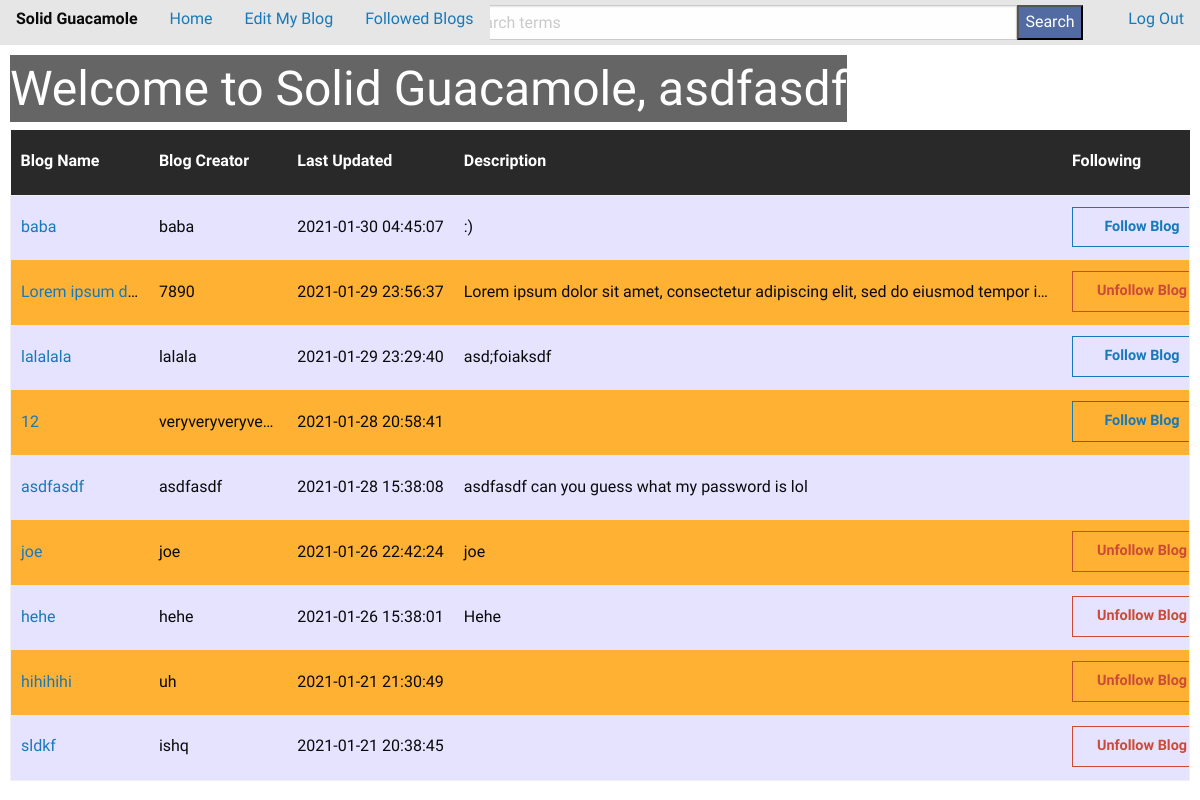
Screenshot of / (signed in) with the database file from the repository.
### tables this page shows
CREATE TABLE users (id INTEGER PRIMARY KEY, username TEXT,
              password TEXT, blogname TEXT, blogdescription TEXT, time DATETIME);

### app/blog.py (the view)
@bp.route("/")
@login_required
def homepage():
    following = []
    for blog in blog_methods["getBlogs"]():
        if follow_methods["checkFollower"](blog["id"], blog_methods["getInfo"](session["username"], "id")):
            following += [blog["blogname"]]
    if "error_msg" in session:
        msg = session["error_msg"]
        session.pop("error_msg")
        return render_template("blog/home.html", blogs=blog_methods["getBlogs"](), following=following,
                                username=session["username"], error_msg=msg)
    return render_template("blog/home.html", blogs=blog_methods["getBlogs"](), following=following,
                            username=session["username"])

### app/auth.py (called while the page is built)
def login_required(view):
    @functools.wraps(view)
    def wrapped_view(**kwargs):
        if g.user is None:
            return redirect(url_for('auth.login'))
        return view(**kwargs)
    return wrapped_view

@bp.before_app_request
def load_logged_in_user():
    username = session.get('username')
    if username is None:
        g.user = None
    else:
        g.user = get_db().execute(
            'SELECT * FROM users WHERE username = ?', (username,)
        ).fetchone()

### app/db_builder.py (called while the page is built)
def get_db():
    if 'db' not in g:
        g.db = sqlite3.connect(
            current_app.config['DATABASE'],
            detect_types=sqlite3.PARSE_DECLTYPES
        )
        g.db.text_factory = text_factory
        g.db.row_factory = sqlite3.Row
    return g.db

def checkUsername(username):
    db = get_db()
    found = False
    for row in db.execute("SELECT * FROM users;"):
        found = found or (username == row[1])
    db.commit()
    return found

def getInfo(username, col):
    if checkUsername(username):
        db = get_db()
        info = db.execute("SELECT " + col + " FROM users WHERE username=?;", [username]).fetchone()[0]
        db.commit()
        return info
    return None

def getBlogs():
    db = get_db()
    blogs = db.execute("SELECT * from users ORDER BY time DESC;").fetchall()
    db.commit()
    return [dict(i) for i in blogs]

def checkFollower(userID, followerID):
    db = get_db()
    found = db.execute("SELECT * FROM followers WHERE userID=? AND followerID=?;",
                      (str(userID), str(followerID))).fetchone()
    db.commit()
    return found is not None

### app/templates/blog/home.html (shortened to what this page needs)
{% extends 'base.html' %} {% block header %}
<h1>{% block title %}Welcome to Solid Guacamole, {{ username }}{% endblock %}</h1>
{% endblock %} {% block content %}
<body class="allpages">
    <div class="container">
         {% if not blogs %}
        <h3>No blogs created yet.</h3>
        {% else %}
        <table id="transparent">
            <thead id="table-header">
                <th>Blog Name</th>
                <th>Blog Creator</th>
                <th>Last Updated</th>
                <th>Description</th>
                <th>Following</th>
            </thead>
            {% for blog in blogs %}
            <tr>
                <td class="blogname"><a href="{{ url_for('blog.viewBlog', username=blog['username']) }}">{{ blog["blogname"] }}</a></td>
                <td class="blogusername">{{ blog["username"] }}</td>
                <td class="blog-time">{{ blog["time"] }}</td>
                <td class="desc">{{ blog["blogdescription"] }}</td>
                <td class="followcolumn">
                    {% if username != blog["username"] %} {% if blog["blogname"] not in following %}
                    <form action="{{ url_for('follow.follow', username=blog['username']) }}" method="POST">
                        <input type="submit" id="follow" name="home" value="Follow Blog" class="hollow button"/>
                    </form>
                	{% else %}
                    <form action="{{ url_for('follow.unfollow', username=blog['username']) }}" method="POST">
                        <input type="submit" id="unfollow" name="home" value="Unfollow Blog" class="hollow button alert" />
                    </form>
                	{% endif %}
                {% endif %}
            	</td>
            </tr>
        {% endfor %}
        </table>
    {% endif %}
    </div>
</body>
{% endblock %}

### app/static/styles.css (style rules this page uses)
.allpages { background: url("https://scottchoucino.com/wp-content/uploads/2016/12/ScottChoucino-1-1.jpg") no-repeat center center fixed; -webkit-background-size: cover; -moz-background-size: cover; -o-background-size: cover; background-size: cover; }
.allpages h1 { display: table; color: white; background-color: rgba(0, 0, 0, 0.603); }
#transparent { background: rgba(0, 0, 0, 0); }
table * { background: rgba(0, 0, 0, 0); }
table thead { border: 0px; }
table tbody * { background: rgba(0, 0, 0, 0); }
table th { background-color: #292929; color: white; }
table tr { height: 65px; background: #ffa91e00; }
table tr:nth-child(odd) { background: rgba(224, 221, 255, 0.829); }
table tr:nth-child(even) { background: #ffa91ee5; }
table td.desc { width: 53%; word-wrap: normal; overflow-wrap: normal; word-break: normal; max-width: 400px; }
table td.blogname { width: 12%; word-wrap: normal; overflow-wrap: normal; word-break: normal; max-width: 100px; overflow: hidden; text-overflow: ellipsis; }
table td.blogusername { width: 12%; word-wrap: normal; overflow-wrap: normal; word-break: normal; max-width: 100px; overflow: hidden; text-overflow: ellipsis; }
table td.blog-time { width: 12%; max-width: 200px; }
table td.followcolumn { width: 11%; max-width: 100px; }
td { text-overflow: ellipsis; white-space: nowrap; overflow: hidden; }
tr:nth-child(5) { overflow: auto; }
#unfollow { margin: 0px; width: 140px; font-weight: 900; }
#follow { margin: 0px; width: 140px; font-weight: 900; }
* { font-family: "Montserrat Alternates"; }
h1, h2, h3, h4 { font-family: "Montserrat Alternates"; }

### rows the page displays
users: blogname "baba", username "baba", time "2021-01-30 04:45:07", blogdescription ":)"
users: blogname "Lorem ipsum d…", username "7890", time "2021-01-29 23:56:37", blogdescription "Lorem ipsum dolor sit amet, consectetur adipiscing elit, sed do eiusmod tempor i…"
users: blogname "lalalala", username "lalala", time "2021-01-29 23:29:40", blogdescription "asd;foiaksdf"
users: blogname "12", username "veryveryveryve…", time "2021-01-28 20:58:41"
users: blogname "asdfasdf", username "asdfasdf", time "2021-01-28 15:38:08", blogdescription "asdfasdf can you guess what my password is lol"
users: blogname "joe", username "joe", time "2021-01-26 22:42:24", blogdescription "joe"
users: blogname "hehe", username "hehe", time "2021-01-26 15:38:01", blogdescription "Hehe"
users: blogname "hihihihi", username "uh", time "2021-01-21 21:30:49"
users: blogname "sldkf", username "ishq", time "2021-01-21 20:38:45"

### other values shown
{{ username }} "asdfasdf"
